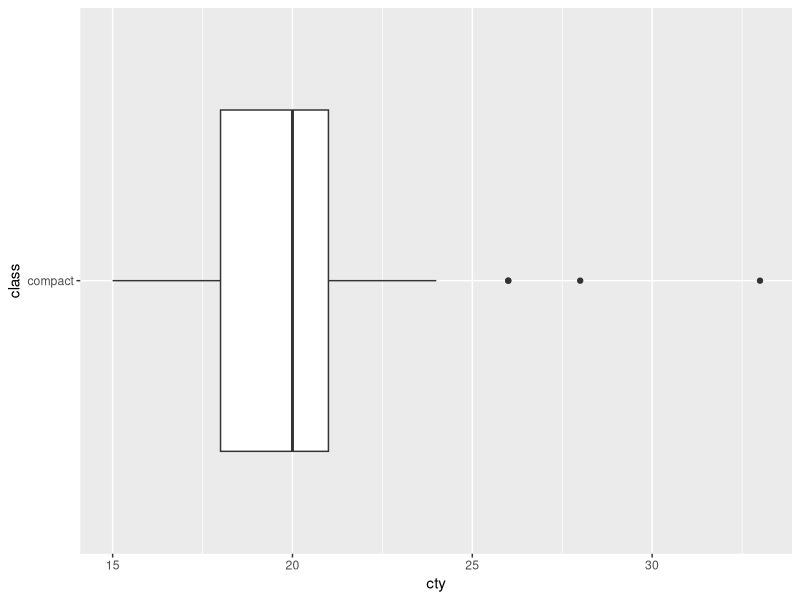
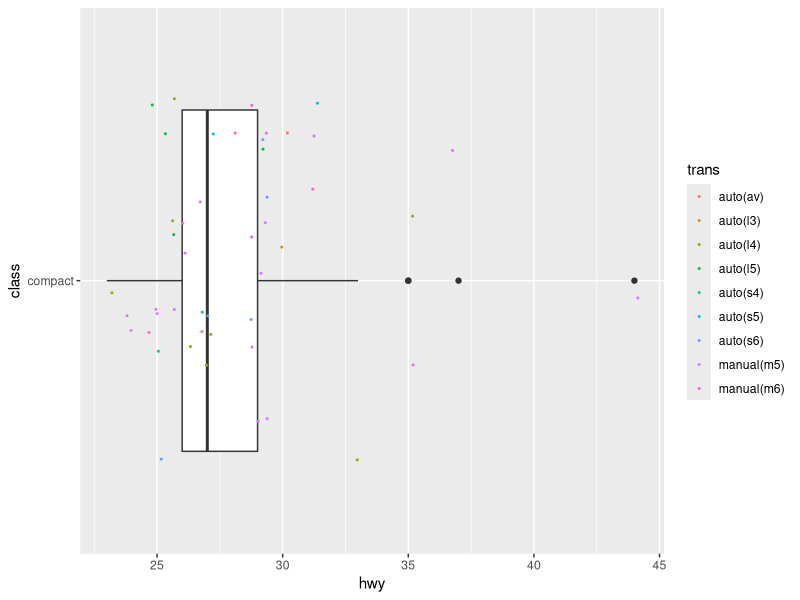
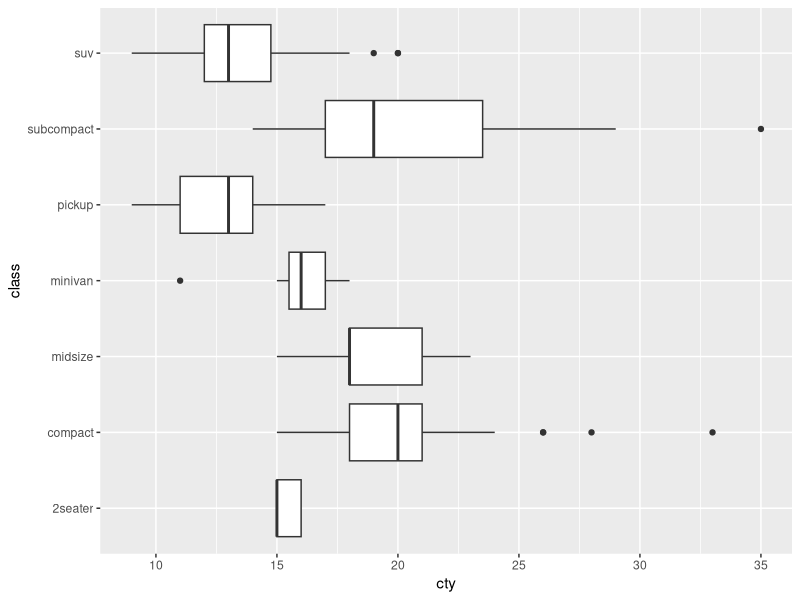
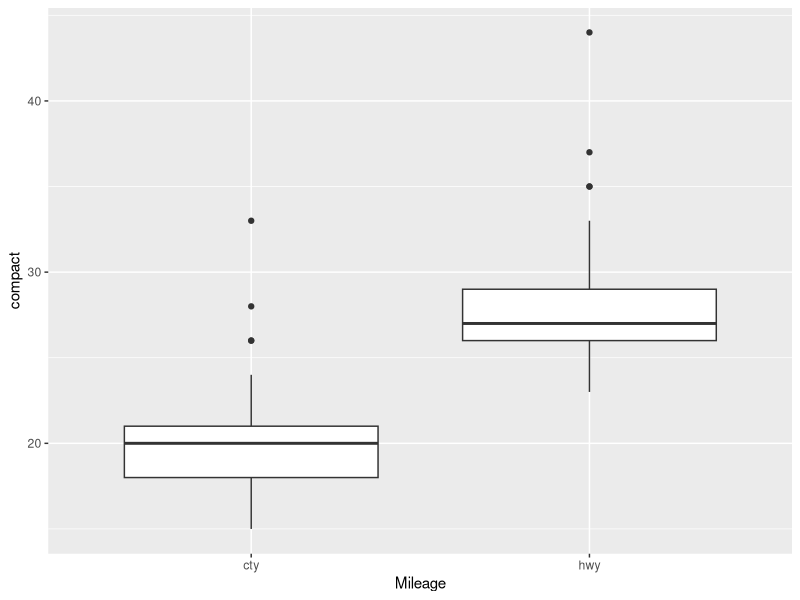

Write the R code that produced these figures, in order.
library(tidyverse)
mpgcs= subset(mpg, mpg$class== "compact")
#subset picks out the data in mpg where class== compact is present
ggplot(data= mpgcs, mapping = aes(x= class, y= cty)) +
  geom_boxplot() +
  coord_flip()
ggplot(data= mpgcs, mapping= aes(x= class, y= hwy)) +
  geom_boxplot() +
  geom_jitter(aes(color= trans), size= 0.4, alpha= 0.9) + #alpha-> transparency
  coord_flip()

##Exe: Compare using boxplot, compact- hwy vs cty
ggplot(data= mpg, mapping = aes(x= class, y= cty)) + 
  geom_boxplot() +
  coord_flip()
mpgr= mpg[c("class", "hwy", "cty")] #preselect
mpgrc= subset(mpgr, mpgr$class== "compact") #filter compact
rdf <-data.frame(
  Mileage= c(rep("hwy", nrow(mpgrc)), rep("cty", nrow(mpgrc))),
  compact= c(mpgrc$hwy, mpgrc$cty)
) #creating a dummy column and adding the values later
ggplot(data= rdf, mapping= aes(x= Mileage, y=compact)) +
  geom_boxplot()

#Provides uniform sample from a given set of size
sample(1:6, 1)
sample(1:6, 10, replace= T) #can have repetations
sample(c(0,1), 1) #sample space = (0,1) {tossing a coin}
sample(c(0,1), 10, replace= T, prob= c(0.6, 0.4)) #Bernoulli(0.4) {tossing a biased coin 10 times}
